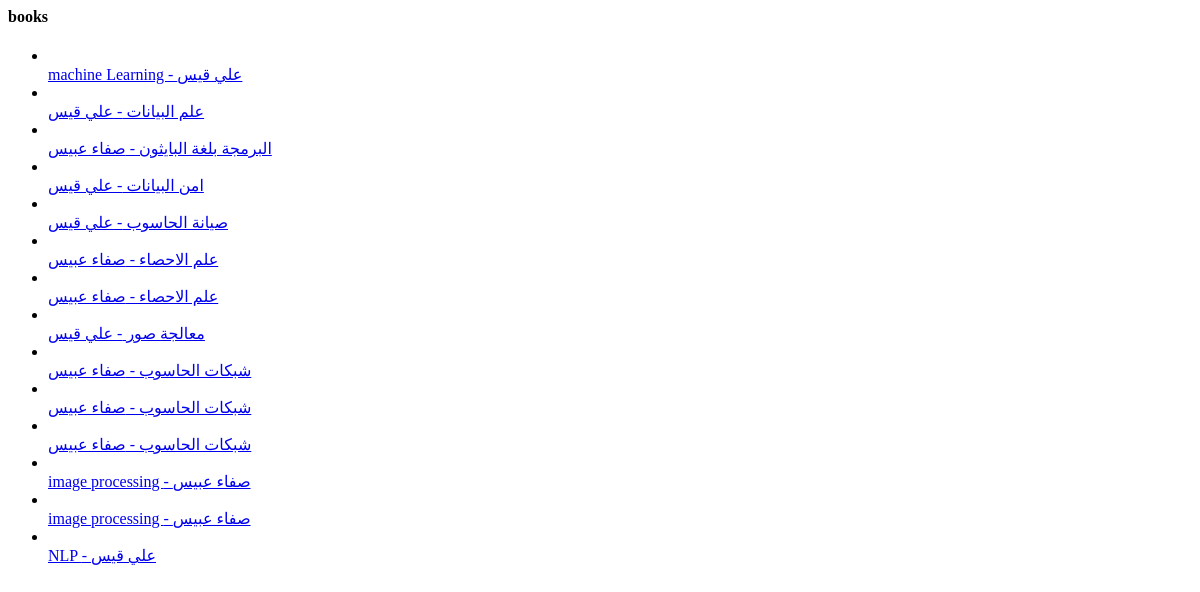
The page /library/ on the database as committed earlier.
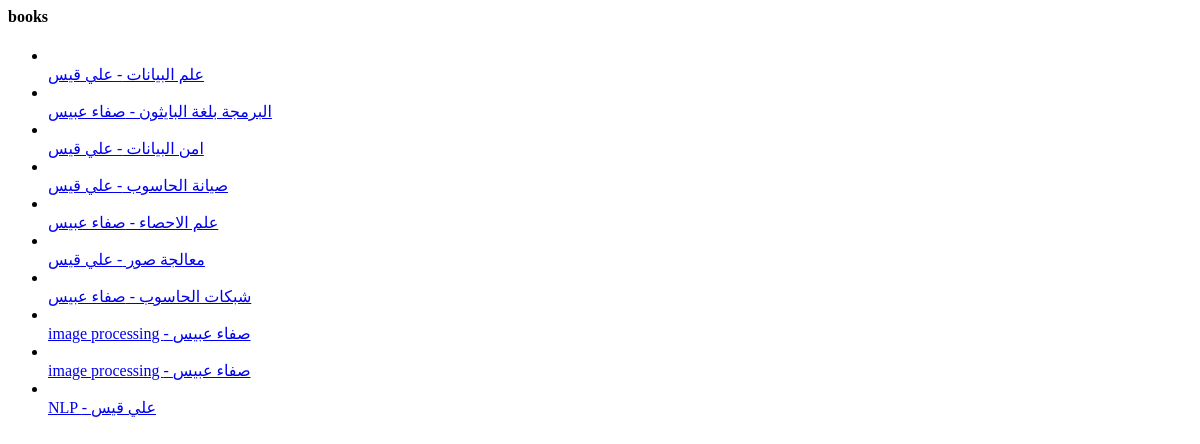
The same page on the database as committed later.
### library/models.py (models this page shows)
class Book(models.Model):
    title = models.CharField(max_length=100)
    author = models.ForeignKey('Author',related_name='book_author',on_delete=models.CASCADE)
    publication_date = models.DateTimeField(default=timezone.now)
    price = models.DecimalField(max_digits=10, decimal_places=2)
    def __str__(self):
        return self.title

class Author(models.Model):
    name = models.CharField(max_length=100)
    piography = models.TextField(max_length=20000)
    def __str__(self):
        return self.name

### library/views.py (the view)
# urls.py: path('library/',funcBooklist),
def funcBooklist(request):
    data = Book.objects.all() #
    context = {
        'ali':data
    }
    return render(request,'library/book_list.html',context)

### library/templates/library/book_list.html
<h4> books </h4>
<ul>
  {% for book in ali %}
    <li>
      <br>
<a href="/library/{{book.id}}">{{book}}  - {{book.author}} </a>
    </li>
  {% endfor%}
</ul>

Rows that differ between the two databases and show on the page:
removed Book: title "machine Learning", author "علي قيس"
removed Book: title "علم الاحصاء", author "صفاء عبيس"
removed Book: title "شبكات الحاسوب", author "صفاء عبيس"
removed Book: title "شبكات الحاسوب", author "صفاء عبيس"
